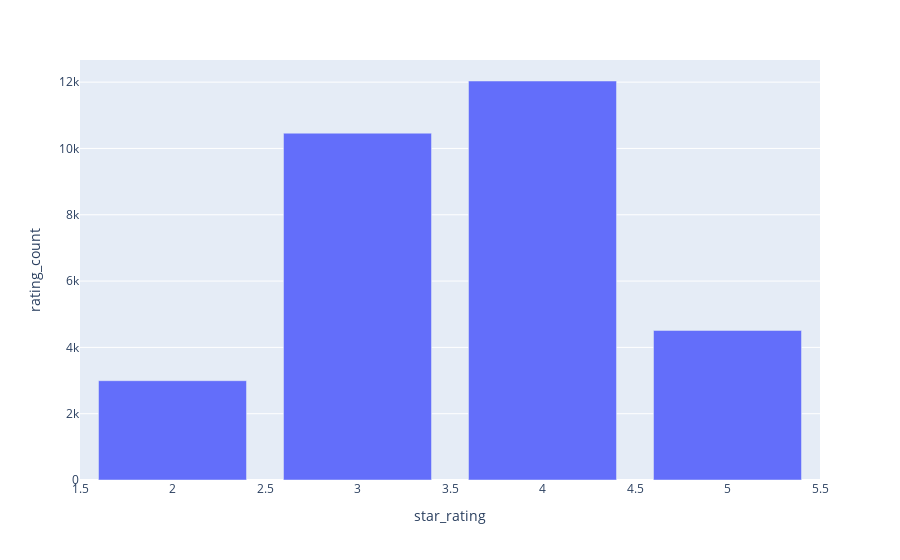

Source (notebook cell):
### Code cell
# Groupby ratings
ratings_pattern = df.groupby("star_rating").size().reset_index(name="rating_count")
print(ratings_pattern)

# Plot
fig = px.bar(ratings_pattern, x="star_rating", y="rating_count")
fig.show()

### Figure 1 — Plotly figure (JSON) as saved in the notebook; plotly's stock layout.template omitted (floating-point values rounded to 4 significant figures)
{"data": [{"alignmentgroup": "True", "hovertemplate": "star_rating=%{x}<br>rating_count=%{y}<extra></extra>", "legendgroup": "", "marker": {"color": "#636efa", "pattern": {"shape": ""}}, "name": "", "offsetgroup": "", "orientation": "v", "showlegend": false, "textposition": "auto", "type": "bar", "x": [2, 3, 4, 5], "xaxis": "x", "y": [2995, 10460, 12034, 4511], "yaxis": "y"}], "layout": {"barmode": "relative", "legend": {"tracegroupgap": 0}, "margin": {"t": 60}, "xaxis": {"anchor": "y", "domain": [0, 1], "title": {"text": "star_rating"}}, "yaxis": {"anchor": "x", "domain": [0, 1], "title": {"text": "rating_count"}}}}
